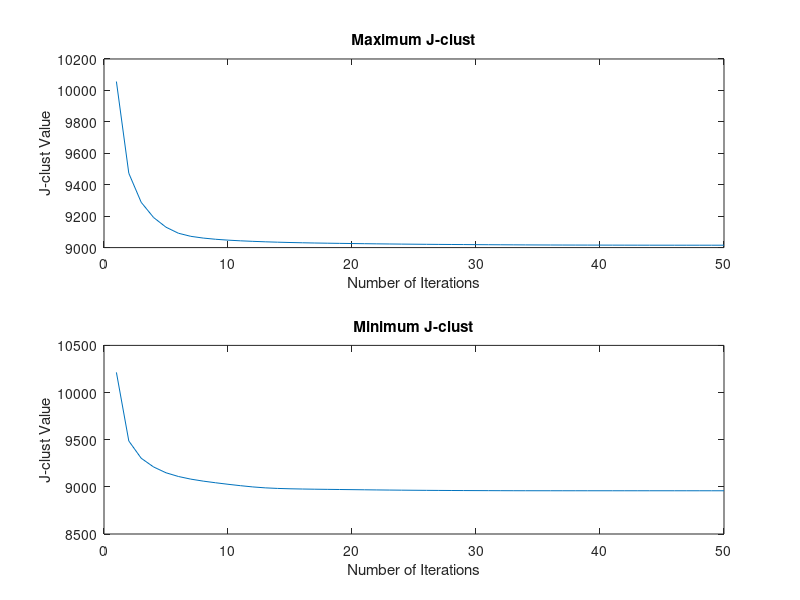

Here is the MATLAB script that generated this plot: (Note: this script raises an error after producing the figure.)
load maxJ_10.mat;
load maxJ_20.mat;
load maxJ_5.mat;
load minJ_10.mat;
load minJ_20.mat;
load minJ_5.mat;

max_20 = find(maxJ_20==0);
max_10 = find(maxJ_10==0);
max_5 = find(maxJ_5==0);
min_20 = find(minJ_20==0);
min_10 = find(minJ_10==0);
min_5 = find(minJ_5==0);

figure(1);
subplot(2,1,1),plot(maxJ_20(1:50)./255)
title("Maximum J-clust");
ylabel("J-clust Value");
xlabel("Number of Iterations")
x1 = xlim;
subplot(2,1,2),plot(minJ_20(1:50)./255)
title("Minimum J-clust")
ylabel("J-clust Value");
xlabel("Number of Iterations")
xlim(x1);
sgtitle("K = 20");

figure(2);
subplot(2,1,1),plot(maxJ_10(1:50)./255)
title("Maximum J-clust");
ylabel("J-clust Value");
xlabel("Number of Iterations")
x2 = xlim;
subplot(2,1,2),plot(minJ_10(1:50)./255)
title("Minimum J-clust")
ylabel("J-clust Value");
xlabel("Number of Iterations")
xlim(x2);
sgtitle("K = 10");

figure(3);
subplot(2,1,1),plot(maxJ_5(1:50)./255)
title("Maximum J-clust");
ylabel("J-clust Value");
xlabel("Number of Iterations")
x3 = xlim;
subplot(2,1,2),plot(minJ_5(1:min_5(1)-1)./255)
title("Minimum J-clust")
ylabel("J-clust Value");
xlabel("Number of Iterations")
xlim(x3);
sgtitle("K = 5");